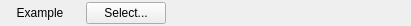
<?xml version="1.0" encoding="UTF-8"?>
<ui version="4.0">
 <class>Frame_StylePickerWidget</class>
 <widget class="QWidget" name="Frame_StylePickerWidget">
  <property name="geometry">
   <rect>
    <x>0</x>
    <y>0</y>
    <width>411</width>
    <height>26</height>
   </rect>
  </property>
  <property name="windowTitle">
   <string>Form</string>
  </property>
  <layout class="QHBoxLayout" name="horizontalLayout">
   <property name="leftMargin">
    <number>0</number>
   </property>
   <property name="topMargin">
    <number>0</number>
   </property>
   <property name="rightMargin">
    <number>0</number>
   </property>
   <property name="bottomMargin">
    <number>0</number>
   </property>
   <item>
    <widget class="QLabel" name="StylePreview_label">
     <property name="minimumSize">
      <size>
       <width>80</width>
       <height>0</height>
      </size>
     </property>
     <property name="autoFillBackground">
      <bool>true</bool>
     </property>
     <property name="text">
      <string> Example </string>
     </property>
     <property name="alignment">
      <set>Qt::AlignCenter</set>
     </property>
    </widget>
   </item>
   <item>
    <widget class="QPushButton" name="pushButton">
     <property name="text">
      <string>Select...</string>
     </property>
    </widget>
   </item>
   <item>
    <spacer name="horizontalSpacer">
     <property name="orientation">
      <enum>Qt::Horizontal</enum>
     </property>
     <property name="sizeHint" stdset="0">
      <size>
       <width>265</width>
       <height>20</height>
      </size>
     </property>
    </spacer>
   </item>
  </layout>
 </widget>
 <resources/>
 <connections/>
</ui>
